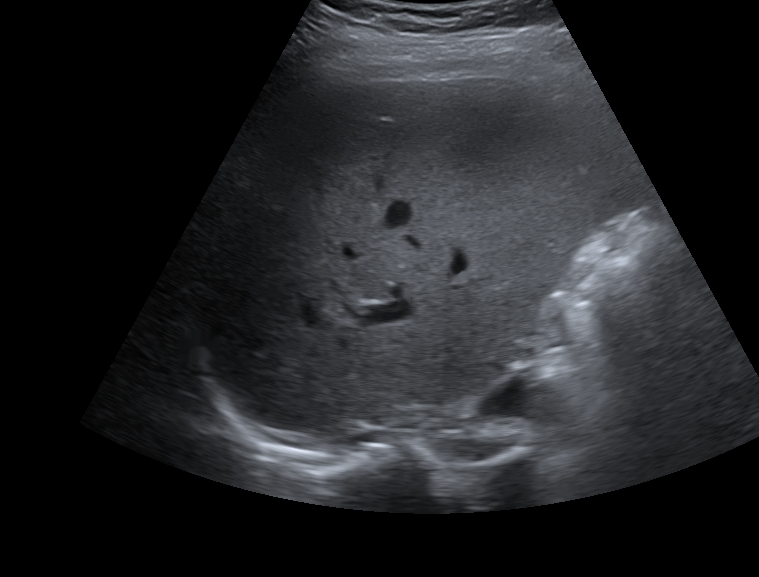
#> input picture core/security/liver_reference/Liver063.png, 759 x 577 px
$ python -i medical_preprocessor.py   (imports and definitions only)
#> lines starting #> are read from the running program, lines starting #| are printed output that depends on the picture; after the words box and inside, x2 and y2 are one past the last pixel; in counts of white or black regions, pixels touching at a corner belong together
# core/preprocessing/medical_preprocessor.py
# -*- coding: utf-8 -*-
"""
Medical Preprocessor v6.0 — Aggressive header removal + fan bounding box

Strategy:
    1. Detect uniform borders (top/bottom/left/right) — remove them
    2. In the cropped image, find the largest bright region (fan/tissue)
    3. Crop to that region's bounding box (with small padding)
    4. Inpaint small colored labels INSIDE the tissue only
    5. Return cleaned image

Why this works:
    - Headers (top/side) are always uniform-color or uniform-dark
    - Fan is always the largest bright connected region
    - Labels are always small colored patches INSIDE the fan
"""

import os
import cv2
import numpy as np
from dataclasses import dataclass
from typing import Optional, Tuple, Dict


@dataclass
class PreprocessorConfig:
    # Border detection
    border_uniformity_std: float = 18.0
    border_max_ratio: float = 0.30
    border_min_pixels: int = 6

    # Fan detection (after border removal)
    fan_min_area_ratio: float = 0.25   # fan must be ≥25% of remaining image
    fan_padding: float = 0.02          # 2% padding around fan

    # Label removal (only inside tissue)
    label_saturation_min: int = 80     # only strongly colored
    label_value_min: int = 100         # only bright
    label_min_area: int = 20
    label_max_area: int = 500          # small labels only
    label_dilate_size: int = 5
    label_inpaint_radius: int = 3

    # Output
    output_min_size: int = 224
    max_input_dim: int = 2000

    debug: bool = False


@dataclass
class PreprocessResult:
    success: bool
    image: Optional[np.ndarray] = None
    original_shape: Tuple[int, int] = (0, 0)
    final_shape: Tuple[int, int] = (0, 0)
    labels_removed: int = 0
    cropped: bool = False
    inpainted: bool = False
    has_header: bool = False
    has_side_panels: bool = False
    crop_decision: str = ""
    reason: str = ""
    borders: Optional[Dict[str, int]] = None
    fan_box: Optional[Tuple[int, int, int, int]] = None

    # [7 lines left out: function save, not called in this run]


# ================================================================
# Strip analysis
# ================================================================

def _analyze_strip(strip: np.ndarray) -> Dict[str, float]:
    if strip.size == 0:
        return {"std": 0.0, "mean": 0.0, "bright_ratio": 0.0, "dark_ratio": 0.0}
    gray = strip if strip.ndim == 2 else cv2.cvtColor(strip, cv2.COLOR_BGR2GRAY)
    return {
        "std": float(gray.std()),
        "mean": float(gray.mean()),
        "bright_ratio": float((gray > 180).sum()) / gray.size,
        "dark_ratio": float((gray < 90).sum()) / gray.size,
    }


def _is_header_strip(stats: Dict, cfg: PreprocessorConfig) -> bool:
    """
    v6.4 — تشخیص سخت‌گیرانه‌تر.
    فقط اگر واقعاً uniform یا dark-with-text باشد.
    """
    # ✅ uniformity خیلی سخت‌گیرانه (std < 10)
    if stats["std"] < 10.0:
        return True

    # ✅ dark with text (مثل هدر تصویر دوم)
    if (stats["mean"] < 100 and
            0.005 < stats["bright_ratio"] < 0.35 and
            stats["std"] < 25):
        return True

    # ✅ dark uniform (پس‌زمینه سیاه)
    if stats["std"] < 12 and stats["mean"] < 40:
        return True

    return False


# ================================================================
# Border detection (with sub-pixel precision)
# ================================================================

def _detect_side_border(img: np.ndarray, cfg: PreprocessorConfig,
                        side: str) -> int:
    """
    v6.4 — تشخیص دقیق‌تر border با محدودیت 25% (نه 40%).

    تغییرات:
    - حداکثر 25% ارتفاع (نه 40%)
    - چک uniformity دقیق‌تر
    - جلوگیری از کراپ بیش از حد
    """
    h, w = img.shape[:2]

    if side in ("top", "bottom"):
        max_scan = min(int(h * 0.25), 200)  # ← از 0.40 به 0.25
        min_scan = max(cfg.border_min_pixels, int(h * 0.01))
    else:
        max_scan = min(int(w * 0.25), 200)
        min_scan = max(cfg.border_min_pixels, int(w * 0.01))

    if max_scan < min_scan:
        return 0

    best = 0
    for scan in range(min_scan, max_scan, 3):
        if side == "top":
            strip = img[:scan, :]
        elif side == "bottom":
            strip = img[-scan:, :]
        elif side == "left":
            strip = img[:, :scan]
        else:
            strip = img[:, -scan:]

        stats = _analyze_strip(strip)
        if _is_header_strip(stats, cfg):
            best = scan
        else:
            if best > 0:
                break

    # ✅ حداقل 1.5% و حداکثر 25%
    if side in ("top", "bottom"):
        if best < int(h * 0.015):
            return 0
        if best > int(h * 0.25):
            return int(h * 0.25)  # ← کپ
    else:
        if best < int(w * 0.015):
            return 0
        if best > int(w * 0.25):
            return int(w * 0.25)

    return best


# [7 lines left out: function _detect_borders, not called in this run]


# ================================================================
# Fan / tissue detection
# ================================================================

def _detect_fan_box(img: np.ndarray, cfg: PreprocessorConfig) -> Optional[Tuple[int, int, int, int]]:
    """
    Detect the largest bright region (fan/tissue) in the image.
    Returns bounding box (x, y, w, h) or None.
    """
    try:
        h, w = img.shape[:2]
        gray = cv2.cvtColor(img, cv2.COLOR_BGR2GRAY)

        # ✅ Tissue: bright pixels (> 25)
        tissue_mask = (gray > 25).astype(np.uint8) * 255

        # ✅ Morphological cleanup
        kernel = cv2.getStructuringElement(cv2.MORPH_ELLIPSE, (7, 7))
        tissue_mask = cv2.morphologyEx(tissue_mask, cv2.MORPH_CLOSE, kernel, iterations=2)
        tissue_mask = cv2.morphologyEx(tissue_mask, cv2.MORPH_OPEN, kernel, iterations=1)

        # ✅ Largest connected component
        num, labels, stats, _ = cv2.connectedComponentsWithStats(tissue_mask, 8)
        if num <= 1:
            return None

        total_area = w * h
        best_idx, best_area = -1, 0
        for i in range(1, num):
            area = stats[i, cv2.CC_STAT_AREA]
            if area < total_area * cfg.fan_min_area_ratio:
                continue
            if area > best_area:
                best_area = area
                best_idx = i

        if best_idx == -1:
            return None

        x = stats[best_idx, cv2.CC_STAT_LEFT]
        y = stats[best_idx, cv2.CC_STAT_TOP]
        bw = stats[best_idx, cv2.CC_STAT_WIDTH]
        bh = stats[best_idx, cv2.CC_STAT_HEIGHT]

        return (int(x), int(y), int(bw), int(bh))
    except Exception as e:
        if cfg.debug:
            print(f"   ⚠️ Fan detection failed: {e}")
        return None


# [18 lines left out: function _crop_to_box, not called in this run]


def _crop_to_box_no_bottom(img: np.ndarray, box: Tuple[int, int, int, int],
                           padding: float = 0.02) -> np.ndarray:
    """
    Crop image to bounding box — BUT never crop from bottom.
    ✅ این همان نسخه‌ای است که کار می‌کرد (کمی چپ بیشتر، پایین صفر).
    """
    h, w = img.shape[:2]
    x, y, bw, bh = box

    # ✅ padding متفاوت برای هر جهت
    pad_left = int(bw * 0.05)   # ۵٪ چپ (کمی بیشتر برای اطمینان)
    pad_right = int(bw * 0.02)  # ۲٪ راست
    pad_top = int(bh * 0.02)    # ۲٪ بالا

    x0 = max(0, x - pad_left)
    y0 = max(0, y - pad_top)
    x1 = min(w, x + bw + pad_right)
    y1 = h  # ← پایین: هرگز کراپ نکن

    if x1 <= x0 + 10 or y1 <= y0 + 10:
        return img

    return img[y0:y1, x0:x1].copy()

# ================================================================
# Label removal (only INSIDE tissue, only small colored patches)
# ================================================================

def _remove_labels(img: np.ndarray, cfg: PreprocessorConfig) -> Tuple[np.ndarray, int]:
    """
    Remove SMALL colored labels inside the tissue.
    Does NOT inpaint branches/trees because:
      - Saturation threshold is high (80) → only strong colors
      - Area limit is tight (20-500 px) → only text-sized blobs
    """
    try:
        hsv = cv2.cvtColor(img, cv2.COLOR_BGR2HSV)
        h, w = img.shape[:2]

        # ✅ Strong colored pixels only
        mask = cv2.inRange(
            hsv,
            np.array([0, cfg.label_saturation_min, cfg.label_value_min]),
            np.array([180, 255, 255]),
        )

        # ✅ Cleanup
        kernel = cv2.getStructuringElement(cv2.MORPH_ELLIPSE, (3, 3))
        mask = cv2.morphologyEx(mask, cv2.MORPH_CLOSE, kernel, iterations=1)

        # ✅ Filter by size: only text-sized blobs
        num, labels, stats, _ = cv2.connectedComponentsWithStats(mask, 8)
        clean_mask = np.zeros_like(mask)
        count = 0

        for i in range(1, num):
            area = stats[i, cv2.CC_STAT_AREA]
            bw = stats[i, cv2.CC_STAT_WIDTH]
            bh = stats[i, cv2.CC_STAT_HEIGHT]

            # ✅ Text-size: area 20-500, aspect ratio < 3
            if (cfg.label_min_area <= area <= cfg.label_max_area and
                    max(bw, bh) / max(1, min(bw, bh)) < 3.0):
                clean_mask[labels == i] = 255
                count += 1

        if count == 0:
            return img, 0

        # ✅ Dilate (small)
        dilate_kernel = cv2.getStructuringElement(
            cv2.MORPH_ELLIPSE,
            (cfg.label_dilate_size, cfg.label_dilate_size),
        )
        dilated = cv2.dilate(clean_mask, dilate_kernel, iterations=1)

        # ✅ Inpaint
        result = cv2.inpaint(img, dilated, cfg.label_inpaint_radius, cv2.INPAINT_TELEA)
        return result, count
    except Exception:
        return img, 0


# ================================================================
# Main entry
# ================================================================
def preprocess_medical_image(
        image_path: str,
        config: Optional[PreprocessorConfig] = None,
        already_cropped: Optional[bool] = None,
) -> PreprocessResult:
#> called with image_path = '../security/liver_reference/Liver063.png'
    cfg = config or PreprocessorConfig()

    if not image_path or not os.path.isfile(image_path):
        return PreprocessResult(success=False, reason="File not found")

    img = cv2.imread(image_path)
#> img is the input picture: shape (577, 759, 3); mean B, G, R 37.3, 34.9, 33.9
    if img is None:
        return PreprocessResult(success=False, reason="Could not read image")

    original_shape = img.shape[:2]
    h, w = img.shape[:2]
    if max(h, w) > cfg.max_input_dim:
        scale = cfg.max_input_dim / float(max(h, w))
        img = cv2.resize(img, (int(w * scale), int(h * scale)))

    # ============================================================
    # STEP 1: Detect TOP border only (bottom = 0)
    # ============================================================
    top_border = _detect_side_border(img, cfg, "top")
#> after the loop in _detect_side_border, `for scan in range(min_scan, max_scan, 3):`:
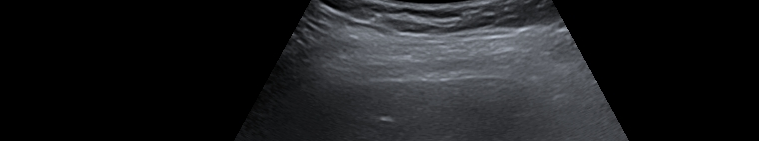
#> strip: shape (141, 759, 3); mean B, G, R 30.6, 28.7, 27.8
#> top_border = 0
    bottom_border = 0  # ✅ همیشه صفر

    has_header = top_border > 0
#> has_header = False

    if cfg.debug:
        print(f"   🔍 Top={top_border}px, Bottom=0px (disabled)")

    # ============================================================
    # STEP 2: Crop TOP border only
    # ============================================================
    if already_cropped is True:
        after_vertical = img
        vertical_cropped = False
    else:
        if has_header:
            hh, ww = img.shape[:2]
            t = min(top_border, int(hh * 0.40))
            after_vertical = img[t:, :].copy()
            vertical_cropped = True
        else:
            after_vertical = img
            vertical_cropped = False

    if cfg.debug:
        print(f"   🔍 After top crop: {after_vertical.shape}")

    # ============================================================
    # STEP 3: Detect fan box
    # ============================================================
    fan_box = _detect_fan_box(after_vertical, cfg)
#> in _detect_fan_box, `tissue_mask = (gray > 25).astype(np.uint8) * 255`:
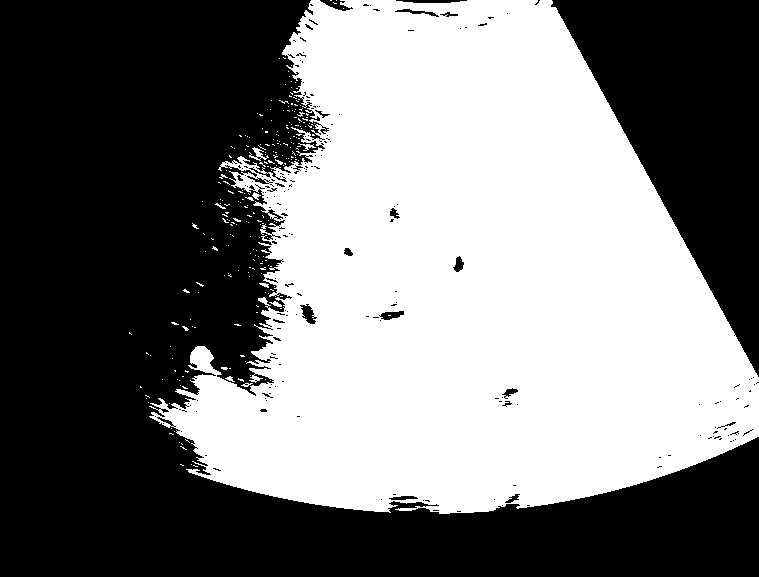
#> tissue_mask: shape (577, 759); 47.2% white; 254 white regions (244 under 20 px), largest, box (x1, y1, x2, y2) and area: (149, 0, 759, 514) 205445, (249, 147, 269, 161) 100, (298, 143, 316, 151) 48
#> in _detect_fan_box, `tissue_mask = cv2.morphologyEx(tissue_mask, cv2.MORPH_CLOSE, kernel, i..`:
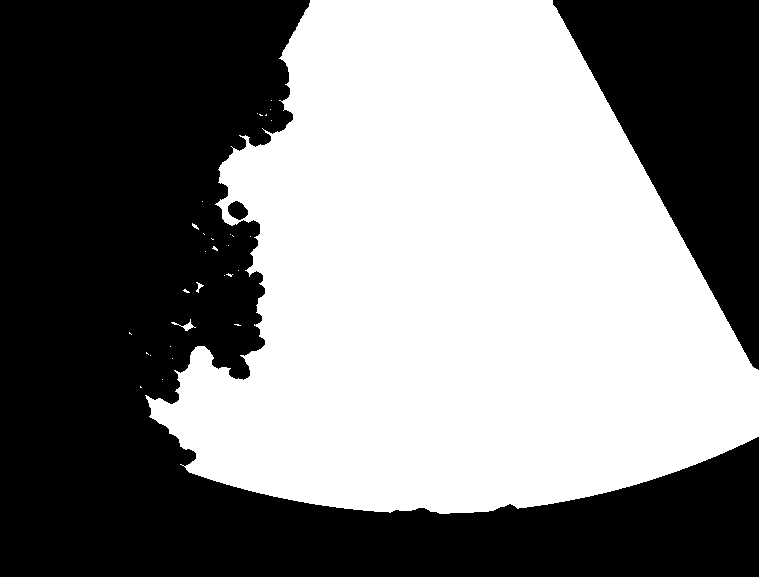
#> tissue_mask: shape (577, 759); 49.5% white; 31 white regions (27 under 20 px), largest, box (x1, y1, x2, y2) and area: (145, 0, 759, 514) 216399, (171, 319, 196, 331) 78, (196, 282, 204, 293) 34, (192, 223, 199, 230) 21
#> in _detect_fan_box, `tissue_mask = cv2.morphologyEx(tissue_mask, cv2.MORPH_OPEN, kernel, it..`:
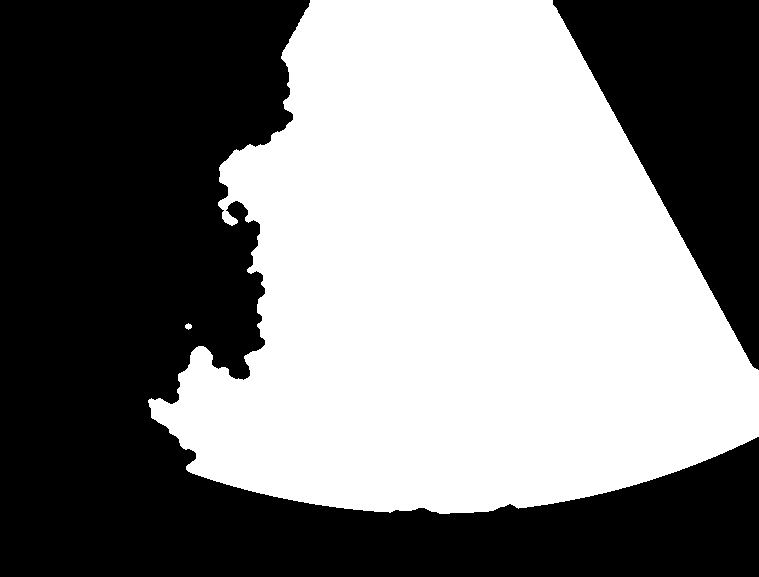
#> tissue_mask: shape (577, 759); 49.4% white; 2 white regions, box (x1, y1, x2, y2) and area: (148, 0, 759, 514) 216175, (185, 323, 192, 330) 33
#> in _detect_fan_box, `num, labels, stats, _ = cv2.connectedComponentsWithStats(tissue_mask, 8)`:
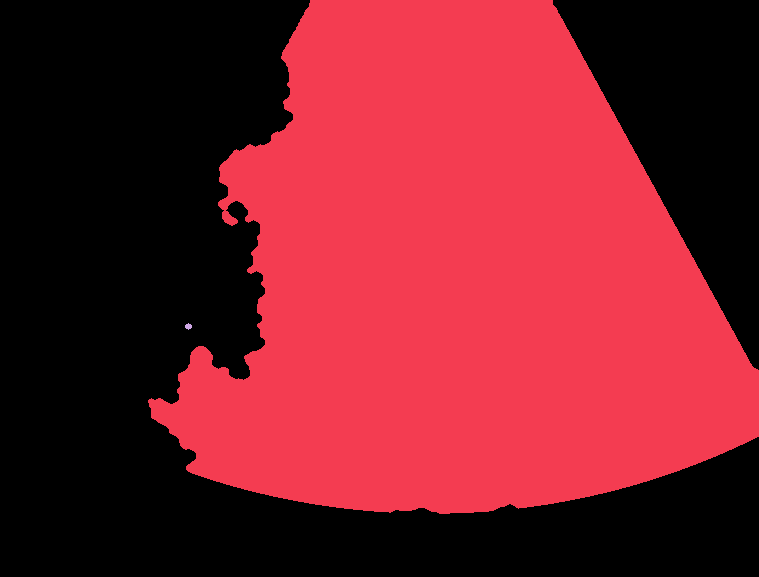
#> labels: shape (577, 759) int32; 3 distinct labels, from 0 to 2; one colour per label, 0 black
#> in _detect_fan_box, `num, labels, stats, _ = cv2.connectedComponentsWithStats(tissue_mask, 8)`: num = 3; stats = [[0, 0, 759, 577, 221735], [148, 0, 611, 514, 216175], [185, 323, 7, 7, 33]]
#> the loop in _detect_fan_box, `for i in range(1, num):` made 2 passes
#> (area, best_area) on pass 1: (216175, 216175)
#> after the loop in _detect_fan_box, `for i in range(1, num):`: best_area = 216175; best_idx = 1
#> in _detect_fan_box, `x = stats[best_idx, cv2.CC_STAT_LEFT]`: x = 148
#> in _detect_fan_box, `y = stats[best_idx, cv2.CC_STAT_TOP]`: y = 0
#> in _detect_fan_box, `bw = stats[best_idx, cv2.CC_STAT_WIDTH]`: bw = 611
#> in _detect_fan_box, `bh = stats[best_idx, cv2.CC_STAT_HEIGHT]`: bh = 514
#> fan_box = (148, 0, 611, 514)

    if fan_box is not None:
        fx, fy, fw, fh = fan_box
#> fx = 148; fy = 0; fw = 611; fh = 514
        has_side_panels = fx > 5 or (after_vertical.shape[1] - (fx + fw)) > 5
#> has_side_panels = True
    else:
        has_side_panels = False

    if cfg.debug:
        print(f"   🔍 Fan box: {fan_box}, has_side_panels={has_side_panels}")

    # ============================================================
    # STEP 4: Crop using fan box (no bottom crop)
    # ============================================================
    fan_cropped = False

    if already_cropped is True:
        after_fan = after_vertical
        decision = "forced no-crop"
    else:
        if fan_box is not None:
            hh, ww = after_vertical.shape[:2]
            fx, fy, fw, fh = fan_box
            fan_area_ratio = (fw * fh) / float(ww * hh)
#> fan_area_ratio = 0.717

            if fan_area_ratio < 0.92:
                after_fan = _crop_to_box_no_bottom(
                    after_vertical, fan_box, cfg.fan_padding
                )
#> in _crop_to_box_no_bottom, `x, y, bw, bh = box`: x = 148; y = 0; bw = 611; bh = 514
#> in _crop_to_box_no_bottom, `pad_left = int(bw * 0.05)`: pad_left = 30
#> in _crop_to_box_no_bottom, `pad_right = int(bw * 0.02)`: pad_right = 12
#> in _crop_to_box_no_bottom, `pad_top = int(bh * 0.02)`: pad_top = 10
#> in _crop_to_box_no_bottom, `x0 = max(0, x - pad_left)`: x0 = 118
#> in _crop_to_box_no_bottom, `y0 = max(0, y - pad_top)`: y0 = 0
#> in _crop_to_box_no_bottom, `x1 = min(w, x + bw + pad_right)`: x1 = 759
#> in _crop_to_box_no_bottom, `return img[y0:y1, x0:x1].copy()`:
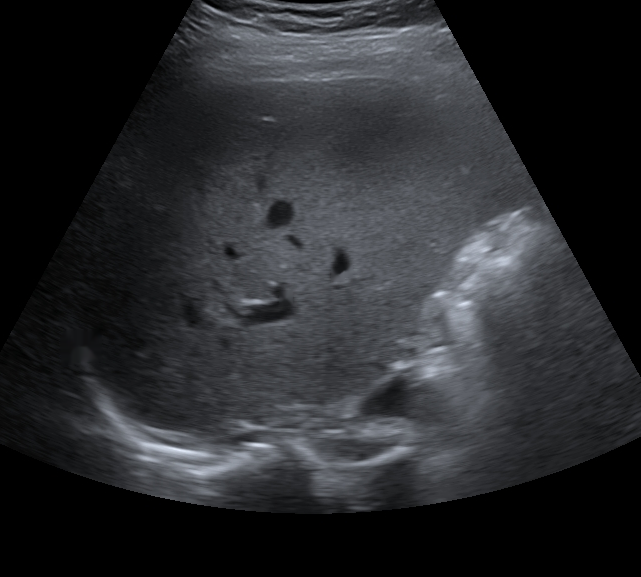
#> returned value: shape (577, 641, 3); mean of channels 0, 1, 2 44.1, 41.3, 40.1; drawn as B, G, R
                fan_cropped = True
                decision = "auto: fan-crop (no bottom)"
            else:
                after_fan = after_vertical
                decision = "auto: no fan-crop (fan fills image)"
        else:
            after_fan = after_vertical
            decision = "auto: no fan (fallback)"

    if cfg.debug:
        print(f"   🔍 After fan crop: {after_fan.shape}, decision={decision}")

    was_cropped = vertical_cropped or fan_cropped

    # ============================================================
    # STEP 5: Remove labels
    # ============================================================
    cleaned, labels_removed = _remove_labels(after_fan, cfg)
#> in _remove_labels, `num, labels, stats, _ = cv2.connectedComponentsWithStats(mask, 8)`: num = 1; stats = [[0, 0, 641, 577, 369857]]
#> after the loop in _remove_labels, `for i in range(1, num):`: count = 0
#> labels_removed = 0

    # ============================================================
    # STEP 6: Resize if too small
    # ============================================================
    h2, w2 = cleaned.shape[:2]
    if min(h2, w2) < cfg.output_min_size:
        scale = cfg.output_min_size / float(min(h2, w2))
        cleaned = cv2.resize(
            cleaned,
            (int(w2 * scale), int(h2 * scale)),
            interpolation=cv2.INTER_CUBIC,
        )

    borders_dict = {
        "top": top_border,
        "bottom": 0,
        "left": 0,
        "right": 0,
    }
#> borders_dict = {'top': 0, 'bottom': 0, 'left': 0, 'right': 0}

    return PreprocessResult(
        success=True,
        image=cleaned,
        original_shape=original_shape,
        final_shape=cleaned.shape[:2],
        labels_removed=labels_removed,
        cropped=was_cropped,
        inpainted=labels_removed > 0,
        has_header=has_header,
        has_side_panels=has_side_panels,
        crop_decision=decision,
        reason="OK",
        borders=borders_dict,
        fan_box=fan_box,
    )

>>> result = preprocess_medical_image('../security/liver_reference/Liver063.png')
